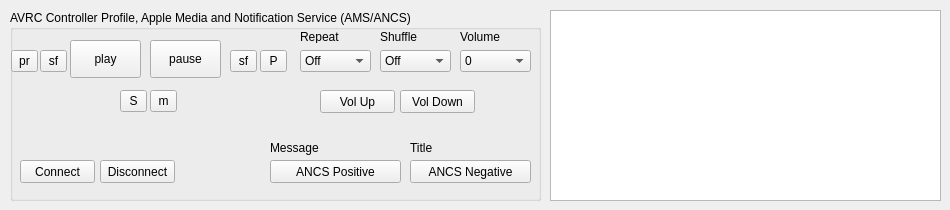
    <widget class="QWidget" name="tabAVRCCT">
     <attribute name="title">
      <string>AVRC CT</string>
     </attribute>
     <widget class="QGroupBox" name="groupBox_10">
      <property name="geometry">
       <rect>
        <x>10</x>
        <y>10</y>
        <width>531</width>
        <height>191</height>
       </rect>
      </property>
      <property name="title">
       <string>AVRC Controller Profile, Apple Media and Notification Service (AMS/ANCS)</string>
      </property>
      <widget class="QToolButton" name="btnCTSeekBack">
       <property name="geometry">
        <rect>
         <x>30</x>
         <y>40</y>
         <width>27</width>
         <height>22</height>
        </rect>
       </property>
       <property name="text">
        <string>sf</string>
       </property>
      </widget>
      <widget class="QToolButton" name="btnCTStop">
       <property name="geometry">
        <rect>
         <x>110</x>
         <y>80</y>
         <width>27</width>
         <height>22</height>
        </rect>
       </property>
       <property name="text">
        <string>S</string>
       </property>
      </widget>
      <widget class="QToolButton" name="btnCTMute">
       <property name="geometry">
        <rect>
         <x>140</x>
         <y>80</y>
         <width>27</width>
         <height>22</height>
        </rect>
       </property>
       <property name="text">
        <string>m</string>
       </property>
      </widget>
      <widget class="QPushButton" name="btnCTPause">
       <property name="geometry">
        <rect>
         <x>140</x>
         <y>30</y>
         <width>71</width>
         <height>38</height>
        </rect>
       </property>
       <property name="text">
        <string>pause</string>
       </property>
      </widget>
      <widget class="QToolButton" name="btnCTSeekFwd">
       <property name="geometry">
        <rect>
         <x>220</x>
         <y>40</y>
         <width>27</width>
         <height>22</height>
        </rect>
       </property>
       <property name="text">
        <string>sf</string>
       </property>
      </widget>
      <widget class="QToolButton" name="btnCTPrev">
       <property name="geometry">
        <rect>
         <x>1</x>
         <y>40</y>
         <width>27</width>
         <height>22</height>
        </rect>
       </property>
       <property name="text">
        <string>pr</string>
       </property>
      </widget>
      <widget class="QPushButton" name="btnCTPlay">
       <property name="geometry">
        <rect>
         <x>60</x>
         <y>30</y>
         <width>71</width>
         <height>38</height>
        </rect>
       </property>
       <property name="text">
        <string>play</string>
       </property>
      </widget>
      <widget class="QPushButton" name="btnCTVolumeDown">
       <property name="geometry">
        <rect>
         <x>390</x>
         <y>80</y>
         <width>75</width>
         <height>23</height>
        </rect>
       </property>
       <property name="text">
        <string>Vol Down</string>
       </property>
      </widget>
      <widget class="QPushButton" name="btnCTVolumeUp">
       <property name="geometry">
        <rect>
         <x>310</x>
         <y>80</y>
         <width>75</width>
         <height>23</height>
        </rect>
       </property>
       <property name="text">
        <string>Vol Up</string>
       </property>
      </widget>
      <widget class="QToolButton" name="btnCTNext">
       <property name="geometry">
        <rect>
         <x>250</x>
         <y>40</y>
         <width>27</width>
         <height>22</height>
        </rect>
       </property>
       <property name="text">
        <string>P</string>
       </property>
      </widget>
      <widget class="QLabel" name="label_17">
       <property name="geometry">
        <rect>
         <x>450</x>
         <y>20</y>
         <width>47</width>
         <height>13</height>
        </rect>
       </property>
       <property name="text">
        <string>Volume</string>
       </property>
      </widget>
      <widget class="QComboBox" name="cbCTVolume">
       <property name="geometry">
        <rect>
         <x>450</x>
         <y>40</y>
         <width>71</width>
         <height>22</height>
        </rect>
       </property>
       <property name="currentText">
        <string>0</string>
       </property>
       <item>
        <property name="text">
         <string>0</string>
        </property>
       </item>
       <item>
        <property name="text">
         <string>25</string>
        </property>
       </item>
       <item>
        <property name="text">
         <string>50</string>
        </property>
       </item>
       <item>
        <property name="text">
         <string>75</string>
        </property>
       </item>
       <item>
        <property name="text">
         <string>100</string>
        </property>
       </item>
      </widget>
      <widget class="QLabel" name="label_18">
       <property name="geometry">
        <rect>
         <x>290</x>
         <y>20</y>
         <width>47</width>
         <height>13</height>
        </rect>
       </property>
       <property name="text">
        <string>Repeat</string>
       </property>
      </widget>
      <widget class="QComboBox" name="cbCTShuffle">
       <property name="geometry">
        <rect>
         <x>370</x>
         <y>40</y>
         <width>71</width>
         <height>22</height>
        </rect>
       </property>
       <property name="currentText">
        <string>Off</string>
       </property>
       <item>
        <property name="text">
         <string>Off</string>
        </property>
       </item>
       <item>
        <property name="text">
         <string>All</string>
        </property>
       </item>
       <item>
        <property name="text">
         <string>Group</string>
        </property>
       </item>
      </widget>
      <widget class="QLabel" name="label_19">
       <property name="geometry">
        <rect>
         <x>370</x>
         <y>20</y>
         <width>47</width>
         <height>13</height>
        </rect>
       </property>
       <property name="text">
        <string>Shuffle</string>
       </property>
      </widget>
      <widget class="QComboBox" name="cbCTRepeat">
       <property name="geometry">
        <rect>
         <x>290</x>
         <y>40</y>
         <width>71</width>
         <height>22</height>
        </rect>
       </property>
       <property name="currentText">
        <string>Off</string>
       </property>
       <item>
        <property name="text">
         <string>Off</string>
        </property>
       </item>
       <item>
        <property name="text">
         <string>Single</string>
        </property>
       </item>
       <item>
        <property name="text">
         <string>All</string>
        </property>
       </item>
      </widget>
      <widget class="QPushButton" name="btnCTANCSNegative">
       <property name="geometry">
        <rect>
         <x>400</x>
         <y>150</y>
         <width>121</width>
         <height>23</height>
        </rect>
       </property>
       <property name="text">
        <string>ANCS Negative</string>
       </property>
      </widget>
      <widget class="QPushButton" name="btnCTANCSPositive">
       <property name="geometry">
        <rect>
         <x>260</x>
         <y>150</y>
         <width>131</width>
         <height>23</height>
        </rect>
       </property>
       <property name="text">
        <string>ANCS Positive</string>
       </property>
      </widget>
      <widget class="QLabel" name="lblCTMessage">
       <property name="geometry">
        <rect>
         <x>260</x>
         <y>130</y>
         <width>141</width>
         <height>16</height>
        </rect>
       </property>
       <property name="text">
        <string>Message</string>
       </property>
      </widget>
      <widget class="QLabel" name="lblCTTitle">
       <property name="geometry">
        <rect>
         <x>400</x>
         <y>130</y>
         <width>121</width>
         <height>16</height>
        </rect>
       </property>
       <property name="text">
        <string>Title</string>
       </property>
      </widget>
      <widget class="QPushButton" name="btnCTDisconnect">
       <property name="geometry">
        <rect>
         <x>90</x>
         <y>150</y>
         <width>75</width>
         <height>23</height>
        </rect>
       </property>
       <property name="text">
        <string>Disconnect</string>
       </property>
      </widget>
      <widget class="QPushButton" name="btnCTConnect">
       <property name="geometry">
        <rect>
         <x>10</x>
         <y>150</y>
         <width>75</width>
         <height>23</height>
        </rect>
       </property>
       <property name="text">
        <string>Connect</string>
       </property>
      </widget>
     </widget>
     <widget class="QTableWidget" name="tblMetaPlayerCT">
      <property name="geometry">
       <rect>
        <x>550</x>
        <y>10</y>
        <width>391</width>
        <height>191</height>
       </rect>
      </property>
      <property name="alternatingRowColors">
       <bool>false</bool>
      </property>
      <property name="rowCount">
       <number>0</number>
      </property>
      <property name="columnCount">
       <number>1</number>
      </property>
      <attribute name="horizontalHeaderVisible">
       <bool>false</bool>
      </attribute>
      <attribute name="horizontalHeaderStretchLastSection">
       <bool>false</bool>
      </attribute>
      <attribute name="verticalHeaderVisible">
       <bool>false</bool>
      </attribute>
      <attribute name="verticalHeaderStretchLastSection">
       <bool>false</bool>
      </attribute>
      <column/>
     </widget>
    </widget>
